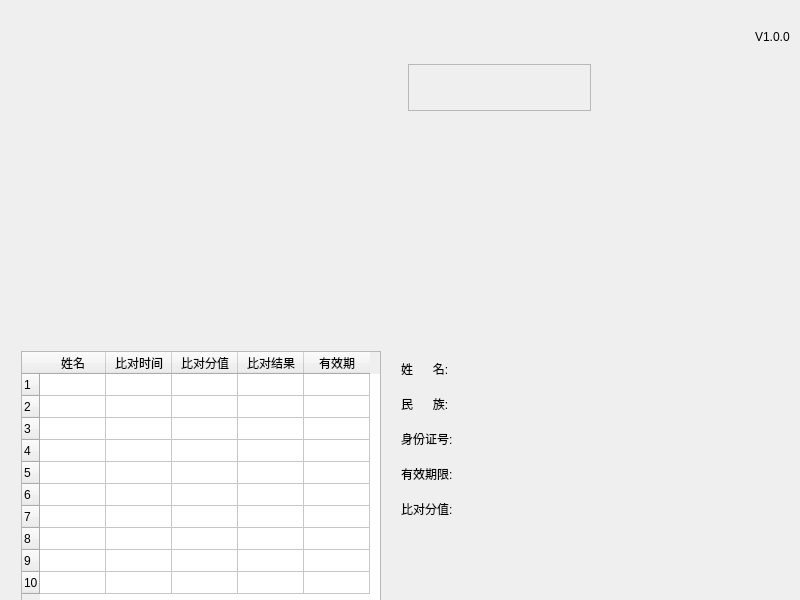
<?xml version="1.0" encoding="UTF-8"?>
<ui version="4.0">
 <class>MainWindow</class>
 <widget class="QMainWindow" name="MainWindow">
  <property name="geometry">
   <rect>
    <x>0</x>
    <y>0</y>
    <width>800</width>
    <height>600</height>
   </rect>
  </property>
  <property name="windowTitle">
   <string>MainWindow</string>
  </property>
  <widget class="QWidget" name="centralWidget">
   <property name="minimumSize">
    <size>
     <width>800</width>
     <height>600</height>
    </size>
   </property>
   <property name="styleSheet">
    <string notr="true">#logoWidget{border-image: url(://Images/logo.png);}
#version{font-family: &quot;Microsoft Yahei&quot;;font-size:12px;color:rgb(254,254,254);}
#statusLabel{font:20px;color:#808080;}</string>
   </property>
   <widget class="QWidget" name="logoWidget" native="true">
    <property name="geometry">
     <rect>
      <x>0</x>
      <y>0</y>
      <width>800</width>
      <height>45</height>
     </rect>
    </property>
    <property name="minimumSize">
     <size>
      <width>800</width>
      <height>45</height>
     </size>
    </property>
    <layout class="QHBoxLayout" name="horizontalLayout">
     <property name="topMargin">
      <number>0</number>
     </property>
     <property name="rightMargin">
      <number>0</number>
     </property>
     <property name="bottomMargin">
      <number>0</number>
     </property>
     <item>
      <spacer name="horizontalSpacer">
       <property name="orientation">
        <enum>Qt::Horizontal</enum>
       </property>
       <property name="sizeHint" stdset="0">
        <size>
         <width>40</width>
         <height>20</height>
        </size>
       </property>
      </spacer>
     </item>
     <item>
      <widget class="QWidget" name="buttonZonesWidget" native="true">
       <layout class="QGridLayout" name="gridLayout">
        <property name="leftMargin">
         <number>0</number>
        </property>
        <property name="topMargin">
         <number>1</number>
        </property>
        <property name="rightMargin">
         <number>10</number>
        </property>
        <property name="bottomMargin">
         <number>1</number>
        </property>
        <property name="spacing">
         <number>0</number>
        </property>
        <item row="0" column="0">
         <widget class="QPushButton" name="settingBtn">
          <property name="minimumSize">
           <size>
            <width>30</width>
            <height>30</height>
           </size>
          </property>
          <property name="styleSheet">
           <string notr="true">border: 0;</string>
          </property>
          <property name="icon">
           <iconset>
            <normalon>:/Images/setting.png</normalon>
           </iconset>
          </property>
          <property name="iconSize">
           <size>
            <width>30</width>
            <height>30</height>
           </size>
          </property>
         </widget>
        </item>
        <item row="0" column="1">
         <widget class="QPushButton" name="shutdownBtn">
          <property name="sizePolicy">
           <sizepolicy hsizetype="Minimum" vsizetype="Minimum">
            <horstretch>0</horstretch>
            <verstretch>0</verstretch>
           </sizepolicy>
          </property>
          <property name="minimumSize">
           <size>
            <width>30</width>
            <height>30</height>
           </size>
          </property>
          <property name="styleSheet">
           <string notr="true">border: 0;</string>
          </property>
          <property name="icon">
           <iconset>
            <normalon>:/Images/shutdown_btn.png</normalon>
           </iconset>
          </property>
          <property name="iconSize">
           <size>
            <width>30</width>
            <height>30</height>
           </size>
          </property>
         </widget>
        </item>
        <item row="1" column="0" colspan="2" alignment="Qt::AlignRight">
         <widget class="QLabel" name="softVersionLab">
          <property name="text">
           <string>V1.0.0</string>
          </property>
         </widget>
        </item>
       </layout>
      </widget>
     </item>
    </layout>
   </widget>
   <widget class="QWidget" name="layoutWidget">
    <property name="geometry">
     <rect>
      <x>0</x>
      <y>45</y>
      <width>1222</width>
      <height>579</height>
     </rect>
    </property>
    <layout class="QGridLayout" name="showGridLayout">
     <property name="spacing">
      <number>0</number>
     </property>
     <item row="1" column="0">
      <widget class="QWidget" name="listWidget" native="true">
       <property name="sizePolicy">
        <sizepolicy hsizetype="Minimum" vsizetype="Minimum">
         <horstretch>0</horstretch>
         <verstretch>0</verstretch>
        </sizepolicy>
       </property>
       <property name="minimumSize">
        <size>
         <width>380</width>
         <height>270</height>
        </size>
       </property>
       <widget class="QTableWidget" name="RecordTableWidget">
        <property name="geometry">
         <rect>
          <x>10</x>
          <y>10</y>
          <width>360</width>
          <height>250</height>
         </rect>
        </property>
        <property name="minimumSize">
         <size>
          <width>360</width>
          <height>250</height>
         </size>
        </property>
        <property name="styleSheet">
         <string notr="true">font: 8pt &quot;Simplified Arabic&quot;;
text-align: center; </string>
        </property>
        <property name="verticalScrollBarPolicy">
         <enum>Qt::ScrollBarAlwaysOff</enum>
        </property>
        <property name="horizontalScrollBarPolicy">
         <enum>Qt::ScrollBarAlwaysOff</enum>
        </property>
        <property name="autoScroll">
         <bool>false</bool>
        </property>
        <property name="selectionMode">
         <enum>QAbstractItemView::SingleSelection</enum>
        </property>
        <property name="selectionBehavior">
         <enum>QAbstractItemView::SelectRows</enum>
        </property>
        <property name="textElideMode">
         <enum>Qt::ElideMiddle</enum>
        </property>
        <property name="rowCount">
         <number>10</number>
        </property>
        <property name="columnCount">
         <number>5</number>
        </property>
        <attribute name="horizontalHeaderCascadingSectionResizes">
         <bool>false</bool>
        </attribute>
        <attribute name="horizontalHeaderDefaultSectionSize">
         <number>66</number>
        </attribute>
        <attribute name="horizontalHeaderMinimumSectionSize">
         <number>25</number>
        </attribute>
        <attribute name="verticalHeaderDefaultSectionSize">
         <number>22</number>
        </attribute>
        <row/>
        <row/>
        <row/>
        <row/>
        <row/>
        <row/>
        <row/>
        <row/>
        <row/>
        <row/>
        <column>
         <property name="text">
          <string>姓名</string>
         </property>
         <property name="font">
          <font>
           <family>Simplified Arabic</family>
          </font>
         </property>
         <property name="textAlignment">
          <set>AlignCenter</set>
         </property>
        </column>
        <column>
         <property name="text">
          <string>比对时间</string>
         </property>
         <property name="font">
          <font>
           <family>Simplified Arabic</family>
          </font>
         </property>
         <property name="textAlignment">
          <set>AlignCenter</set>
         </property>
        </column>
        <column>
         <property name="text">
          <string>比对分值</string>
         </property>
         <property name="font">
          <font>
           <family>Simplified Arabic</family>
          </font>
         </property>
         <property name="textAlignment">
          <set>AlignCenter</set>
         </property>
        </column>
        <column>
         <property name="text">
          <string>比对结果</string>
         </property>
         <property name="font">
          <font>
           <family>Simplified Arabic</family>
          </font>
         </property>
         <property name="textAlignment">
          <set>AlignCenter</set>
         </property>
        </column>
        <column>
         <property name="text">
          <string>有效期</string>
         </property>
         <property name="font">
          <font>
           <family>Simplified Arabic</family>
          </font>
         </property>
         <property name="textAlignment">
          <set>AlignCenter</set>
         </property>
        </column>
        <item row="0" column="0">
         <property name="text">
          <string/>
         </property>
         <property name="font">
          <font>
           <family>Simplified Arabic</family>
          </font>
         </property>
         <property name="textAlignment">
          <set>AlignCenter</set>
         </property>
        </item>
        <item row="0" column="1">
         <property name="text">
          <string/>
         </property>
        </item>
        <item row="0" column="2">
         <property name="text">
          <string/>
         </property>
        </item>
        <item row="0" column="3">
         <property name="text">
          <string/>
         </property>
        </item>
        <item row="0" column="4">
         <property name="text">
          <string/>
         </property>
        </item>
       </widget>
      </widget>
     </item>
     <item row="0" column="1">
      <widget class="QWidget" name="ImageWidget" native="true">
       <property name="minimumSize">
        <size>
         <width>420</width>
         <height>285</height>
        </size>
       </property>
       <property name="layoutDirection">
        <enum>Qt::LeftToRight</enum>
       </property>
       <widget class="QWidget" name="layoutWidget">
        <property name="geometry">
         <rect>
          <x>-3</x>
          <y>-3</y>
          <width>431</width>
          <height>286</height>
         </rect>
        </property>
        <layout class="QGridLayout" name="gridLayout_2">
         <property name="leftMargin">
          <number>20</number>
         </property>
         <property name="rightMargin">
          <number>10</number>
         </property>
         <property name="spacing">
          <number>5</number>
         </property>
         <item row="0" column="0">
          <widget class="QLabel" name="IDHeadLab">
           <property name="minimumSize">
            <size>
             <width>183</width>
             <height>47</height>
            </size>
           </property>
           <property name="styleSheet">
            <string notr="true">#IDHeadLab{border-image: url(:/Images/idImage.png);}
#version{font-family: &quot;Microsoft Yahei&quot;;font-size:12px;color:rgb(254,254,254);}
#statusLabel{font:20px;color:#808080;}</string>
           </property>
           <property name="frameShape">
            <enum>QFrame::StyledPanel</enum>
           </property>
           <property name="text">
            <string/>
           </property>
          </widget>
         </item>
         <item row="0" column="1">
          <widget class="QPushButton" name="livePushBtn">
           <property name="minimumSize">
            <size>
             <width>183</width>
             <height>47</height>
            </size>
           </property>
           <property name="styleSheet">
            <string notr="true">border: 0</string>
           </property>
           <property name="text">
            <string/>
           </property>
           <property name="icon">
            <iconset>
             <normalon>:/Images/currImage.png</normalon>
            </iconset>
           </property>
           <property name="iconSize">
            <size>
             <width>183</width>
             <height>47</height>
            </size>
           </property>
          </widget>
         </item>
         <item row="1" column="0">
          <widget class="QLabel" name="IDImageLab">
           <property name="sizePolicy">
            <sizepolicy hsizetype="Fixed" vsizetype="Fixed">
             <horstretch>0</horstretch>
             <verstretch>0</verstretch>
            </sizepolicy>
           </property>
           <property name="minimumSize">
            <size>
             <width>183</width>
             <height>227</height>
            </size>
           </property>
           <property name="layoutDirection">
            <enum>Qt::LeftToRight</enum>
           </property>
           <property name="styleSheet">
            <string notr="true">#IDImageLab{border-image: url(:/Images/default.png);}
#version{font-family: &quot;Microsoft Yahei&quot;;font-size:12px;color:rgb(254,254,254);}
#statusLabel{font:20px;color:#808080;}</string>
           </property>
           <property name="text">
            <string/>
           </property>
           <property name="alignment">
            <set>Qt::AlignCenter</set>
           </property>
          </widget>
         </item>
         <item row="1" column="1">
          <widget class="QPushButton" name="LiveImageBtn">
           <property name="sizePolicy">
            <sizepolicy hsizetype="Minimum" vsizetype="Minimum">
             <horstretch>0</horstretch>
             <verstretch>0</verstretch>
            </sizepolicy>
           </property>
           <property name="minimumSize">
            <size>
             <width>213</width>
             <height>227</height>
            </size>
           </property>
           <property name="styleSheet">
            <string notr="true">border: 0</string>
           </property>
           <property name="icon">
            <iconset>
             <normalon>:/Images/default.png</normalon>
            </iconset>
           </property>
           <property name="iconSize">
            <size>
             <width>183</width>
             <height>227</height>
            </size>
           </property>
          </widget>
         </item>
        </layout>
       </widget>
      </widget>
     </item>
     <item row="0" column="0">
      <widget class="QWidget" name="VideoWidget" native="true">
       <property name="sizePolicy">
        <sizepolicy hsizetype="Fixed" vsizetype="Fixed">
         <horstretch>0</horstretch>
         <verstretch>0</verstretch>
        </sizepolicy>
       </property>
       <property name="minimumSize">
        <size>
         <width>380</width>
         <height>285</height>
        </size>
       </property>
       <widget class="QLabel" name="VideoFrame">
        <property name="geometry">
         <rect>
          <x>0</x>
          <y>0</y>
          <width>380</width>
          <height>285</height>
         </rect>
        </property>
       </widget>
      </widget>
     </item>
     <item row="1" column="1">
      <widget class="QWidget" name="InfoWidget" native="true">
       <property name="sizePolicy">
        <sizepolicy hsizetype="Minimum" vsizetype="Minimum">
         <horstretch>0</horstretch>
         <verstretch>0</verstretch>
        </sizepolicy>
       </property>
       <property name="minimumSize">
        <size>
         <width>420</width>
         <height>270</height>
        </size>
       </property>
       <widget class="QLabel" name="label_null0">
        <property name="geometry">
         <rect>
          <x>10</x>
          <y>160</y>
          <width>250</width>
          <height>200</height>
         </rect>
        </property>
        <property name="sizePolicy">
         <sizepolicy hsizetype="Minimum" vsizetype="Fixed">
          <horstretch>0</horstretch>
          <verstretch>0</verstretch>
         </sizepolicy>
        </property>
        <property name="minimumSize">
         <size>
          <width>250</width>
          <height>200</height>
         </size>
        </property>
        <property name="text">
         <string/>
        </property>
       </widget>
       <widget class="QLabel" name="idNameLab">
        <property name="geometry">
         <rect>
          <x>10</x>
          <y>10</y>
          <width>400</width>
          <height>35</height>
         </rect>
        </property>
        <property name="minimumSize">
         <size>
          <width>400</width>
          <height>35</height>
         </size>
        </property>
        <property name="styleSheet">
         <string notr="true">font: 18pt &quot;Simplified Arabic&quot;;</string>
        </property>
        <property name="text">
         <string>姓      名:</string>
        </property>
       </widget>
       <widget class="QLabel" name="matchScoreLab">
        <property name="geometry">
         <rect>
          <x>10</x>
          <y>150</y>
          <width>250</width>
          <height>35</height>
         </rect>
        </property>
        <property name="minimumSize">
         <size>
          <width>250</width>
          <height>35</height>
         </size>
        </property>
        <property name="styleSheet">
         <string notr="true">font: 18pt &quot;Simplified Arabic&quot;;</string>
        </property>
        <property name="text">
         <string>比对分值:</string>
        </property>
       </widget>
       <widget class="QLabel" name="idNumberLab">
        <property name="geometry">
         <rect>
          <x>10</x>
          <y>80</y>
          <width>400</width>
          <height>35</height>
         </rect>
        </property>
        <property name="minimumSize">
         <size>
          <width>400</width>
          <height>35</height>
         </size>
        </property>
        <property name="styleSheet">
         <string notr="true">font: 18pt &quot;Simplified Arabic&quot;;</string>
        </property>
        <property name="text">
         <string>身份证号:</string>
        </property>
       </widget>
       <widget class="QLabel" name="idNationLab">
        <property name="geometry">
         <rect>
          <x>10</x>
          <y>45</y>
          <width>400</width>
          <height>35</height>
         </rect>
        </property>
        <property name="minimumSize">
         <size>
          <width>400</width>
          <height>35</height>
         </size>
        </property>
        <property name="styleSheet">
         <string notr="true">font:18pt &quot;Simplified Arabic&quot;;</string>
        </property>
        <property name="text">
         <string>民      族:</string>
        </property>
       </widget>
       <widget class="QLabel" name="idExpireEndLab">
        <property name="geometry">
         <rect>
          <x>10</x>
          <y>115</y>
          <width>400</width>
          <height>35</height>
         </rect>
        </property>
        <property name="minimumSize">
         <size>
          <width>400</width>
          <height>35</height>
         </size>
        </property>
        <property name="styleSheet">
         <string notr="true">font: 18pt &quot;Simplified Arabic&quot;;</string>
        </property>
        <property name="text">
         <string>有效期限:</string>
        </property>
       </widget>
       <widget class="QLabel" name="resultImgLab">
        <property name="geometry">
         <rect>
          <x>290</x>
          <y>140</y>
          <width>120</width>
          <height>120</height>
         </rect>
        </property>
        <property name="sizePolicy">
         <sizepolicy hsizetype="Fixed" vsizetype="Fixed">
          <horstretch>0</horstretch>
          <verstretch>0</verstretch>
         </sizepolicy>
        </property>
        <property name="minimumSize">
         <size>
          <width>120</width>
          <height>120</height>
         </size>
        </property>
        <property name="styleSheet">
         <string notr="true"/>
        </property>
        <property name="text">
         <string/>
        </property>
       </widget>
      </widget>
     </item>
    </layout>
   </widget>
  </widget>
 </widget>
 <layoutdefault spacing="6" margin="11"/>
 <resources/>
 <connections/>
</ui>
